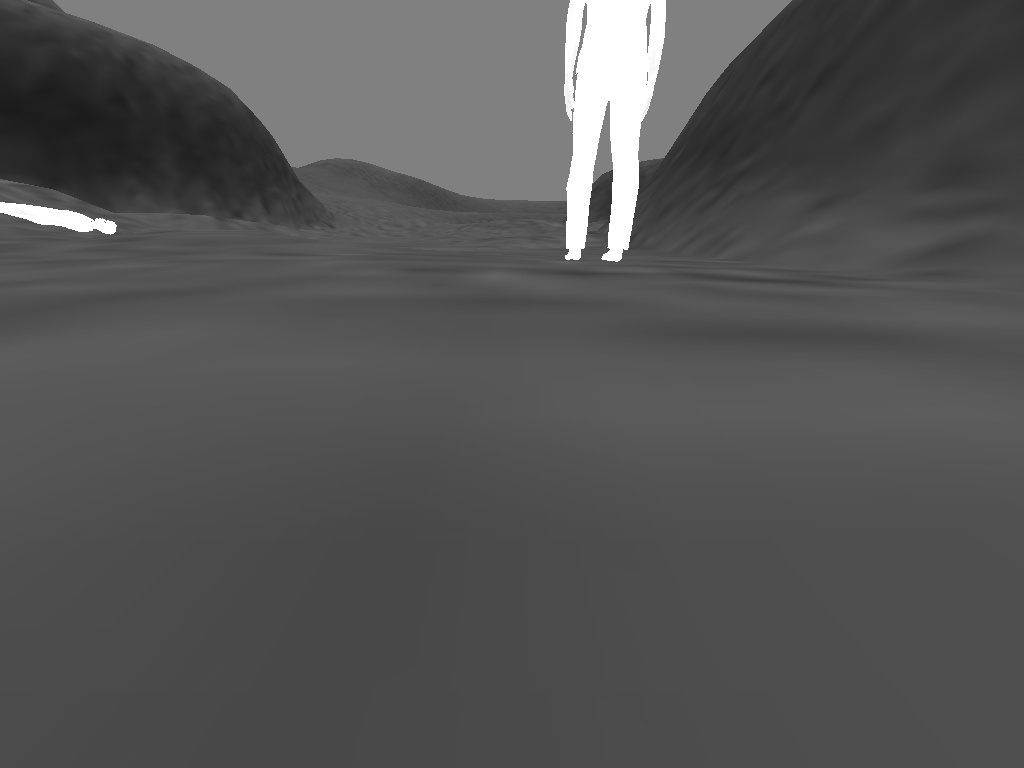
#> input picture TDF-Vision/src/opencv_detection/images/thermal_imgs/left0000.jpg, 1024 x 768 px; its folder holds 2 pictures in this run
$ python dataset_TDF.py
#> lines starting #> are read from the running program, lines starting #| are printed output that depends on the picture; after the words box and inside, x2 and y2 are one past the last pixel; in counts of white or black regions, pixels touching at a corner belong together
import cv2
import os
import numpy as np

## Editable parameters based on dataset ##

threshold_low=(230, 230, 230)
threshold_up=(255, 255, 255)

samples=600  # Number of examples (images)
digits=4      # Gazebo name number of difgits
dataset_digits=6	# Dataset name number of digits

#Camera resolution
hres = 1024
vres = 768

obj = 'person' #Object in image. Example: person

## End ##

count_imgs = 0


for s in range (samples):

	name =''
	res=s
	for i in range (digits):
		name = str(int(res%10)) + name
		res = res/10
	name_gazebo = 'left' + name + '.jpg'

	img_thermal = cv2.imread('./images/thermal_imgs/'+ name_gazebo)
#> img_thermal is the input picture: shape (768, 1024, 3); min 27, max 255, mean 84.7
	img_rgb = cv2.imread('./images/rgb_imgs/'+ name_gazebo)
	img_thermal = cv2.cvtColor(img_thermal, cv2.COLOR_BGR2RGB)
	mask = cv2.inRange(img_thermal, threshold_low, threshold_up)
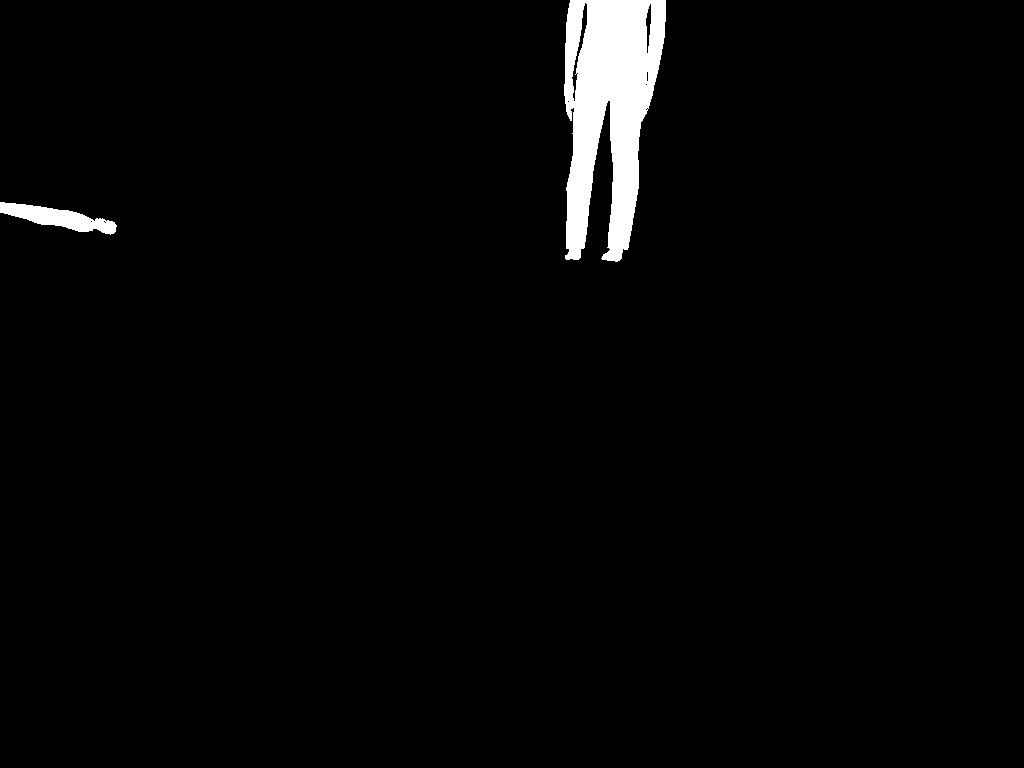
#> mask: shape (768, 1024); 2.4% white; 2 white regions
	num = np.unique(mask)
#> num = [0, 255]
	# print(num)

	# If there at least one living thing in the image
	if len(num) > 1:

		name =''
		res = count_imgs
		for i in range (dataset_digits):
			name = str(int(res%10)) + name
			res = res/10
		name_dataset = name + '.jpg'
		name_txt= name + '.txt'
		count_imgs += 1

		# Open text file to save labels
		path = os.path.normpath('./images/labels/' + name_txt)
		f = open(path, "w")

		cnts = cv2.findContours(mask, cv2.RETR_EXTERNAL, cv2.CHAIN_APPROX_SIMPLE)
#> cnts = 2 contours; box (x1, y1, x2, y2) and area: (564, 0, 666, 262) 17298, (0, 202, 117, 235) 1620
		cnts = cnts[0] if len(cnts) == 2 else cnts[1]
		for c in range(len(cnts)):
			x,y,w,h = cv2.boundingRect(cnts[c])
			#print(str(x) + ' ' + str(y) + ' ' + str(w) + ' ' + str(h))
			# Avoid little bboxes
			if w > 3 and h > 3:
				cv2.rectangle(img_rgb, (x, y), (x + w, y + h), (0,0,255), 2)
				param = obj + ' ' + str(x) + ' ' + str(y) + ' ' + str(w) + ' ' + str(h) + '\n'
				f.write(param)
#> this loop made 2 passes
#> (x, y, w, h) on passes 1 to 2: (0, 202, 117, 33), (564, 0, 102, 262)
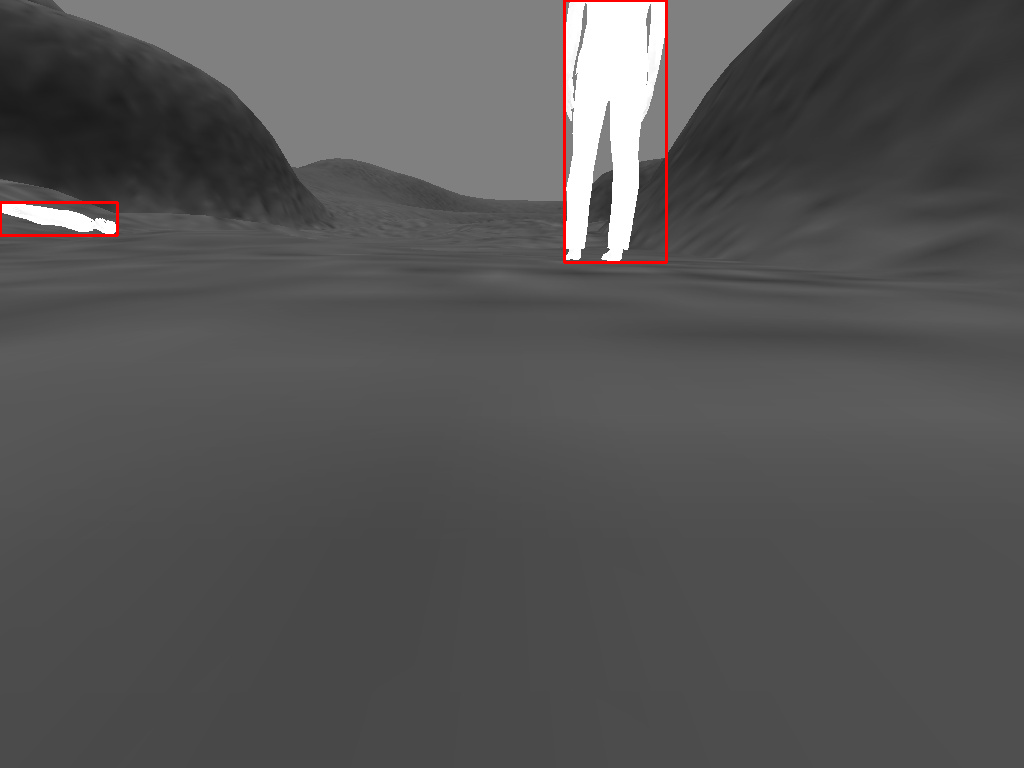
#> img_rgb: shape (768, 1024, 3); 0.37% of pixels changed, all inside (x1, y1, x2, y2) = (0, 0, 668, 264)
		f.close()

		path = os.path.normpath('./images/thermal_imgs/' + name_dataset)
		img = cv2.imread('./images/thermal_imgs/' + name_gazebo)
		cv2.imwrite(path, img)

		path = os.path.normpath('./images/rgb_imgs/' + name_dataset)
		img = cv2.imread('./images/rgb_imgs/' + name_gazebo)
		cv2.imwrite(path, img)

		path = os.path.normpath('./images/bbox_imgs/' + name_dataset)
		cv2.imwrite(path, img_rgb)
#> pass 2 of the loop `for s in range (samples):`:
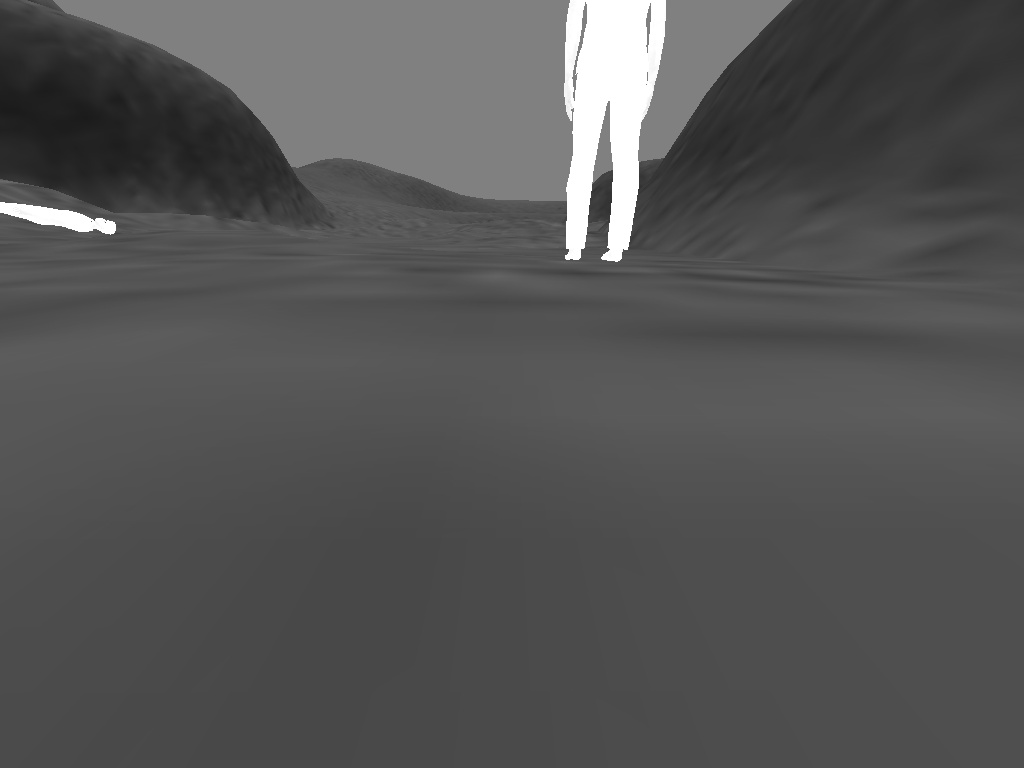
#> input picture TDF-Vision/src/opencv_detection/images/thermal_imgs/left0001.jpg, 1024 x 768 px
#> img_thermal is the input picture: shape (768, 1024, 3); min 27, max 255, mean 84.7
#> `mask = cv2.inRange(img_thermal, threshold_low, threshold_up)`:
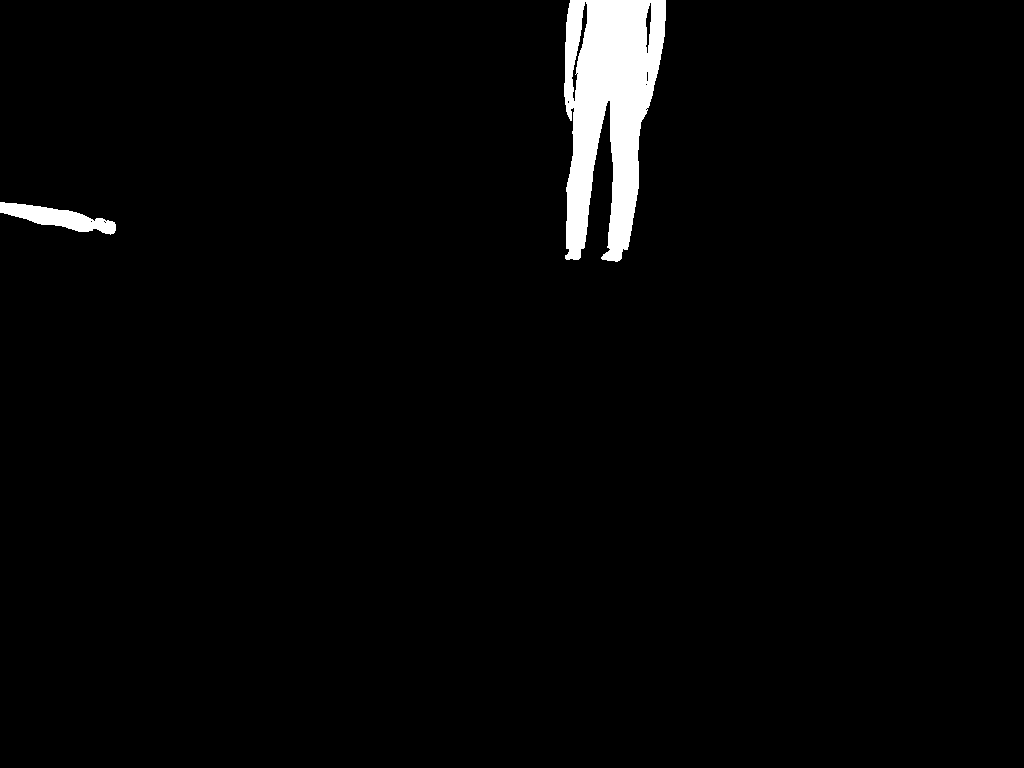
#> mask: shape (768, 1024); 2.4% white; 2 white regions
#> cnts = 2 contours; box (x1, y1, x2, y2) and area: (564, 0, 666, 262) 17294, (0, 202, 116, 235) 1620
#> the loop `for c in range(len(cnts)):` made 2 passes
#> (x, y, w, h) on passes 1 to 2: (0, 202, 116, 33), (564, 0, 102, 262)
#> after the loop `for c in range(len(cnts)):`:
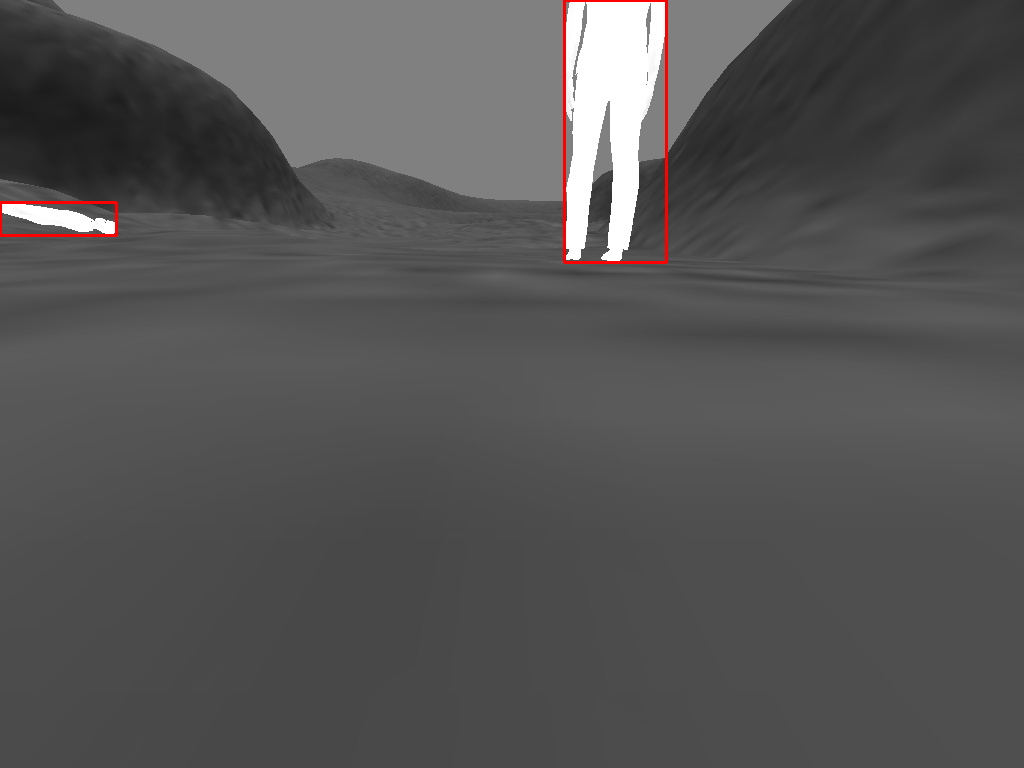
#> img_rgb: shape (768, 1024, 3); 0.37% of pixels changed, all inside (x1, y1, x2, y2) = (0, 0, 668, 264)
#> (the run stopped early here; a loop or call above may not have finished)
